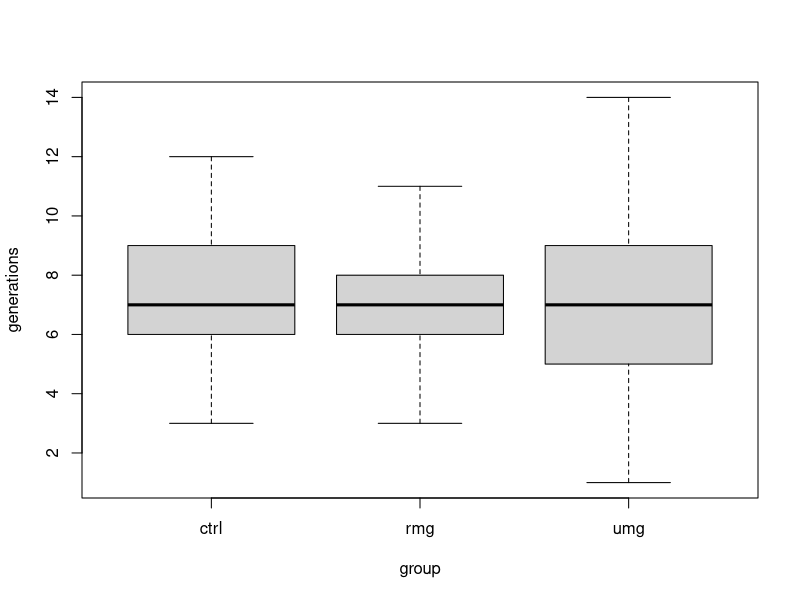

Generate this figure with R:
library(dplyr)

gen_counts <- read.csv("sim/r_prep.csv")
sample_n(gen_counts, 10)
levels(gen_counts$group)
bartlett.test(generations ~ group, gen_counts)
boxplot(generations ~ group, gen_counts)
group_by(gen_counts, group) %>%
    summarise(
        count = n(),
        mean = mean(generations, na.rm = TRUE),
        sd = sd(generations, na.rm = TRUE)
    )
res.aov <- aov(generations ~ group, gen_counts)
summary(res.aov)
TukeyHSD(res.aov)